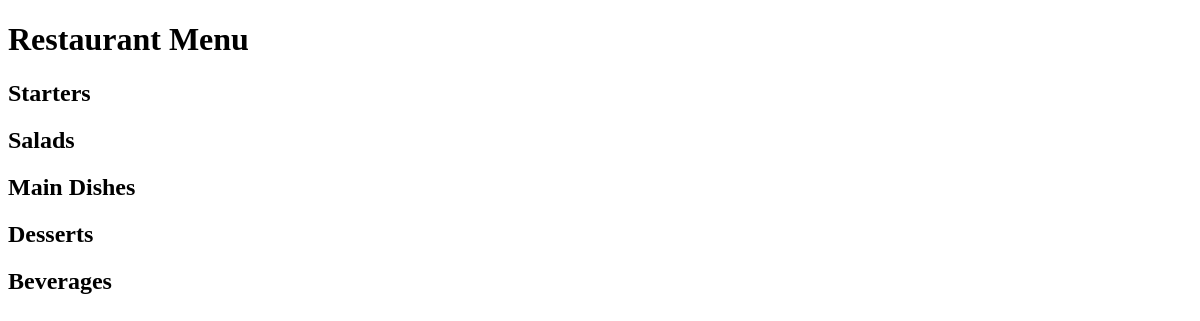
Before: / with the older database file.
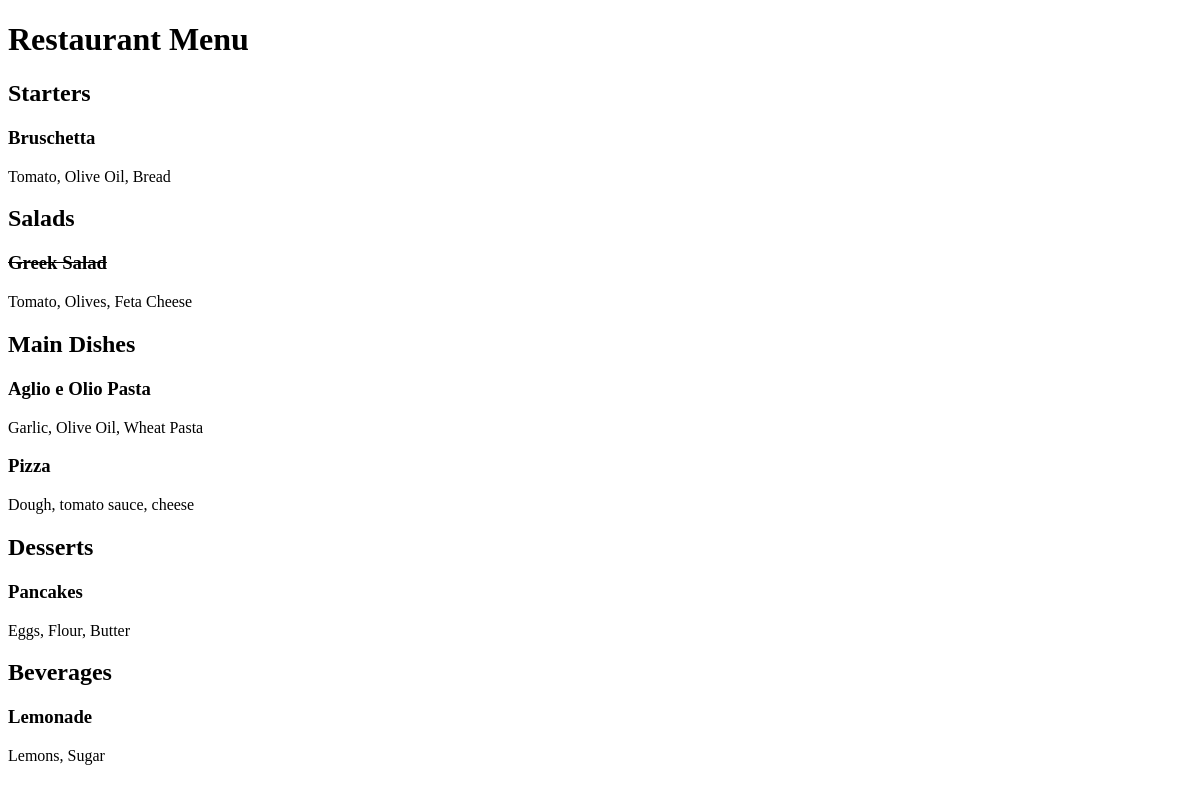
After: the same page with the newer database file.
### restaurant_menu/models.py (models this page shows, shortened)
class Item(models.Model):
    meal = models.CharField(max_length=1000, unique=True) # Unique meal name
    description = models.CharField(max_length=2000)
    price = models.DecimalField(max_digits=10, decimal_places=2)
    meal_type = models.CharField(max_length=200, choices=MEAL_TYPE)
    author = models.ForeignKey(User, on_delete=models.PROTECT)  # CASCADE means if the user is deleted, their items are also deleted,
    status = models.IntegerField(choices=STATUS, default=1)
    date_created = models.DateTimeField(auto_now_add=True)  # Automatically set the date when the item is created
    date_updated = models.DateTimeField(auto_now=True)  # Automatically set the date when the item is updated

### restaurant_menu/views.py (the view)
# urls.py: path('', views.MenuList.as_view(), name='menu_list'),  # URL for the menu list page
class MenuList(generic.ListView): #displays pages that are a list of items or blog links
    queryset = Item.objects.order_by("-date_created") #order by date created
    template_name = "index.html"  # Specify your template name here
    def get_context_data(self, **kwargs):
        context = super().get_context_data(**kwargs)
        context['meals'] = MEAL_TYPE
        return context

### templates/index.html (shortened to what this page needs)
<!DOCTYPE html>
<html lang="en">
<head>
</head>
<body>
   <h1>Restaurant Menu</h1>
   {% for meal in meals %}
        <h2>{{ meal.1 }}</h2>
            {% for row in item_list %}
                {% if row.meal_type == meal.0 %}
                    {% if row.status == 0 %}
                        <h3><del>{{row.meal}}</del></h3>
                        <p>{{row.description}}</p>
                    {% else %}
                        <h3>{{row.meal}}</h3>
                        <p>{{row.description}}</p>
                    {% endif %}
                {% endif %}
            {% endfor %}
   {% endfor %}
</body>
</html>

Changed rows visible on the page:
added Item: meal "Bruschetta", description "Tomato, Olive Oil, Bread", shown under "Starters"
added Item: meal "Greek Salad", description "Tomato, Olives, Feta Cheese", shown under "Salads"
added Item: meal "Aglio e Olio Pasta", description "Garlic, Olive Oil, Wheat Pasta", shown under "Main Dishes"
added Item: meal "Pizza", description "Dough, tomato sauce, cheese", shown under "Main Dishes"
added Item: meal "Pancakes", description "Eggs, Flour, Butter", shown under "Desserts"
added Item: meal "Lemonade", description "Lemons, Sugar", shown under "Beverages"
